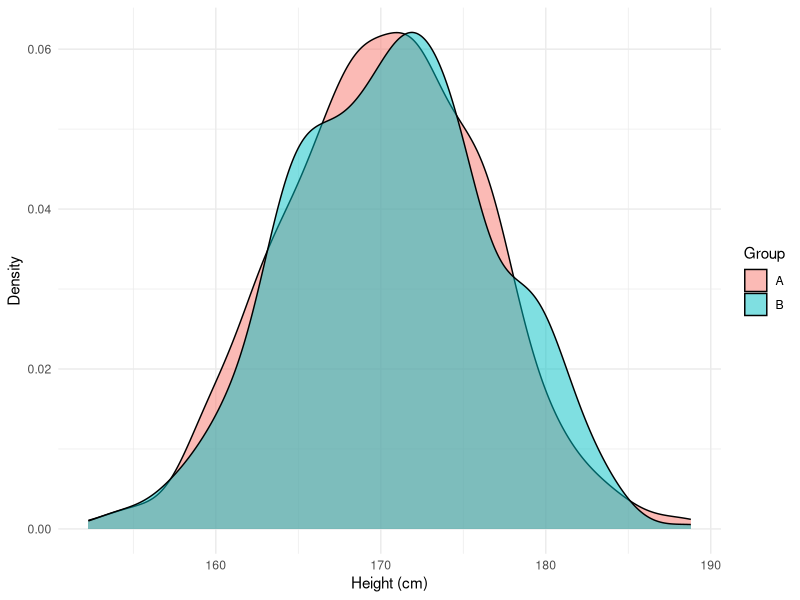
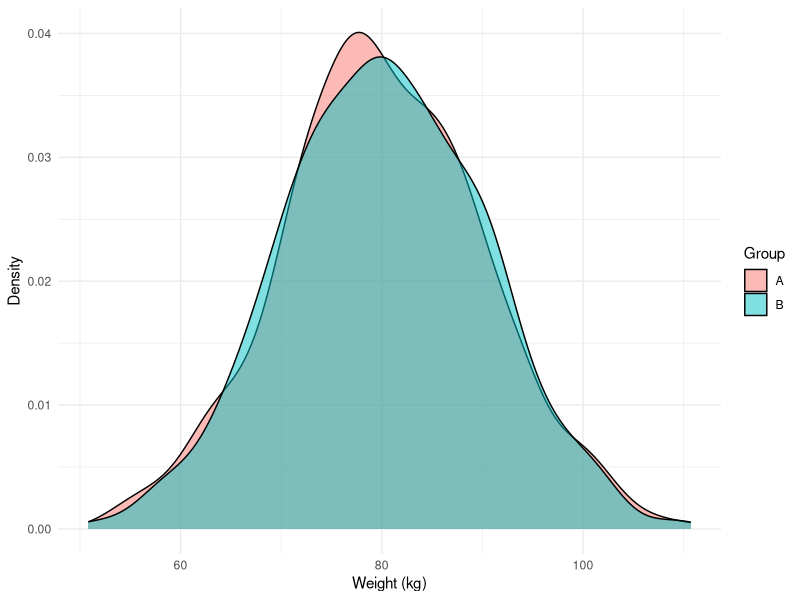
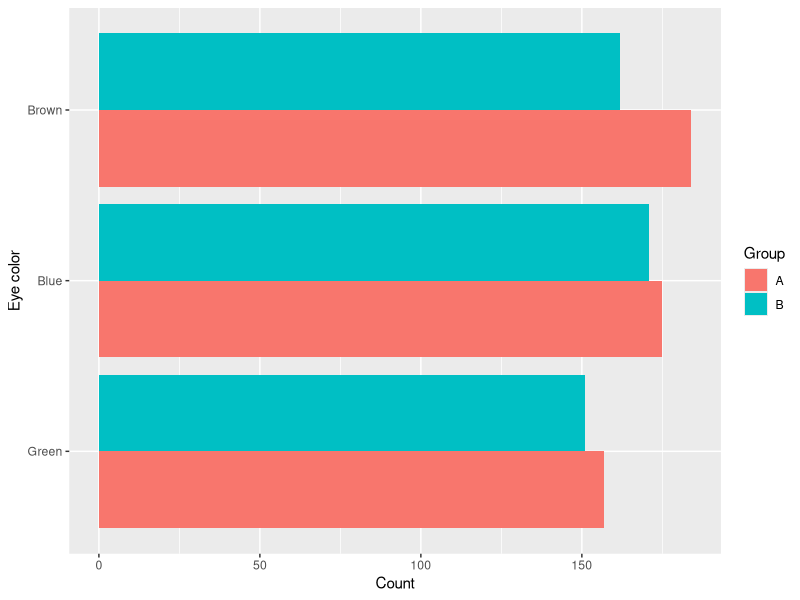
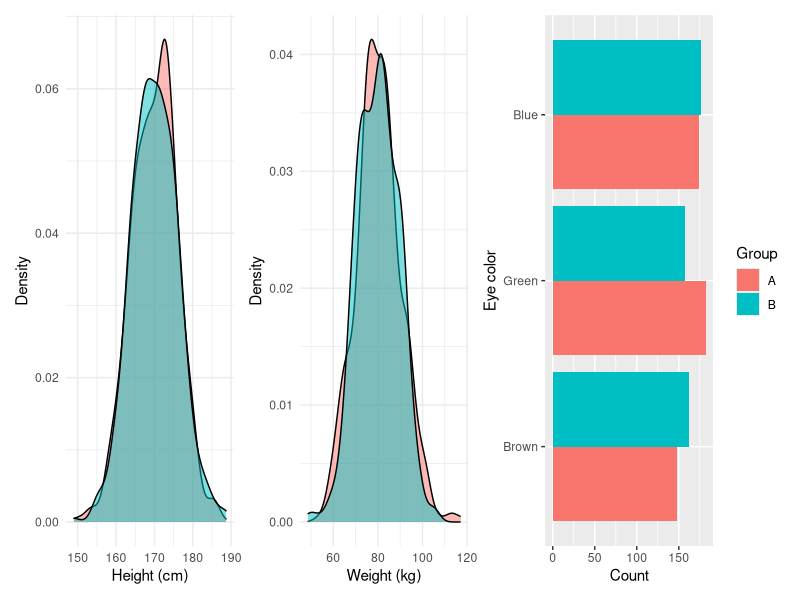

Write R code to recreate these figures, in order.
## ---- chunk 1
#| echo: false

library(tidyverse)

tibble(
  id = 1:1000,
  height = rnorm(1000, 170, 6),
  weight = rnorm(1000, 80, 10),
  eye_colour = sample(c("Blue", "Green", "Brown", "Grey"), 1000, replace = T)
)
## ---- chunk 2
#| echo: false

library(tidyverse)

rand_group <- tibble(
  id = 1:1000,
  height = rnorm(1000, 170, 6),
  weight = rnorm(1000, 80, 10),
  eye_colour = sample(c("Blue", "Green", "Brown"), 1000, replace = T)
) |> 
  mutate(
    group = rbinom(1000, 1, 0.5),
    group = factor(group, labels = c("A", "B"))
  )

rand_group
## ---- chunk 3
ggplot(rand_group, aes(x = height, fill = group)) + 
  geom_density(alpha = 0.5) + 
  theme_minimal() + 
  labs(x = "Height (cm)",
       y = "Density",
       fill = "Group")
## ---- chunk 4
ggplot(rand_group, aes(x = weight, fill = group)) + 
  geom_density(alpha = 0.5) + 
  theme_minimal() + 
  labs(x = "Weight (kg)",
       y = "Density",
       fill = "Group")
## ---- chunk 5
rand_group |> 
  count(group, eye_colour) |> 
  ggplot(aes(x = n, y = reorder(eye_colour, n), fill = group)) + 
  geom_bar(position = "dodge", stat = "identity") + 
  labs(x = "Count",
       y = "Eye color",
       fill = "Group")
## ---- chunk 6
#| echo: false

rand_group <- tibble(
  id = 1:1000,
  height = rnorm(1000, 170, 6),
  weight = rnorm(1000, 80, 10),
  eye_colour = sample(c("Blue", "Green", "Brown"), 1000, replace = T)
) |> 
  mutate(
    group = rbinom(1000, 1, 0.5),
    group = factor(group, labels = c("A", "B"))
  )

rand_group
## ---- chunk 7
library(patchwork)

p1 <- ggplot(rand_group, aes(x = height, fill = group)) + 
  geom_density(alpha = 0.5) + 
  theme_minimal() + 
  theme(legend.position = "none") + 
  labs(x = "Height (cm)",
       y = "Density",
       fill = "Group")

p2 <- ggplot(rand_group, aes(x = weight, fill = group)) + 
  geom_density(alpha = 0.5) + 
  theme_minimal() + 
  theme(legend.position = "none") + 
  labs(x = "Weight (kg)",
       y = "Density",
       fill = "Group")

p3 <- rand_group |> 
  count(group, eye_colour) |> 
  ggplot(aes(x = n, y = reorder(eye_colour, n), fill = group)) + 
  geom_bar(position = "dodge", stat = "identity") + 
  labs(x = "Count",
       y = "Eye color",
       fill = "Group")

p1 | p2 | p3
